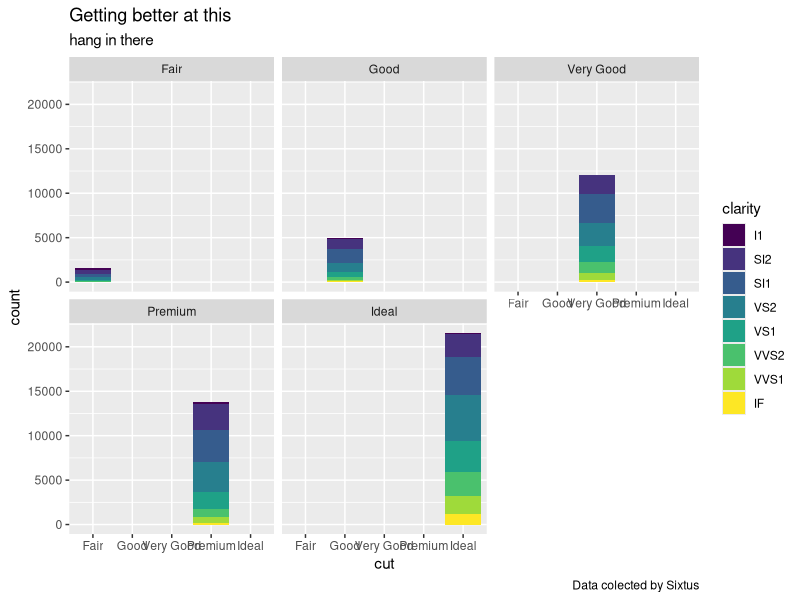
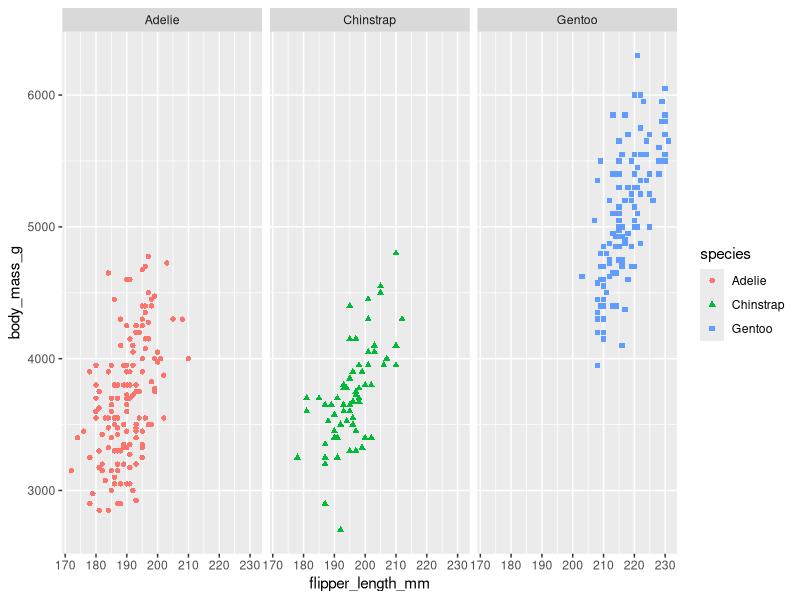

These charts were generated, in order, by the following R code:
## ---- chunk 1
library(tidyverse)
data("diamonds")
View(diamonds)
head(diamonds)
## ---- chunk 2
ggplot(data = diamonds) + 
  geom_bar(mapping = aes(x=cut, fill=clarity))+
  facet_wrap(~cut) + labs(title = "Getting better at this", subtitle = "hang in there",caption = "Data colected by Sixtus")
## ---- chunk 3
library(tidyverse)
library(palmerpenguins)
data("penguins")
View(penguins)
head(penguins)
## ---- chunk 4
ggplot(data = penguins) + 
  geom_point(mapping = aes(x=flipper_length_mm,y=body_mass_g,shape = species,color= species)) +
  facet_wrap(~species)
